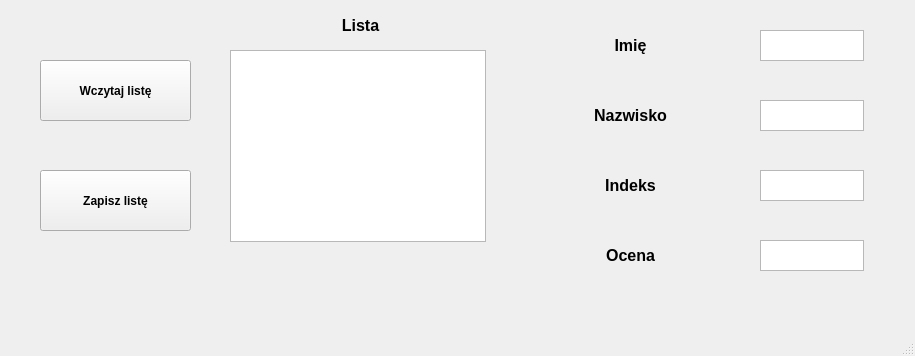
<?xml version="1.0" encoding="UTF-8"?>
<ui version="4.0">
 <class>MainWindow</class>
 <widget class="QMainWindow" name="MainWindow">
  <property name="geometry">
   <rect>
    <x>0</x>
    <y>0</y>
    <width>915</width>
    <height>356</height>
   </rect>
  </property>
  <property name="windowTitle">
   <string>MainWindow</string>
  </property>
  <widget class="QWidget" name="centralwidget">
   <widget class="QPushButton" name="pushButton">
    <property name="geometry">
     <rect>
      <x>40</x>
      <y>60</y>
      <width>151</width>
      <height>61</height>
     </rect>
    </property>
    <property name="font">
     <font>
      <pointsize>9</pointsize>
      <weight>75</weight>
      <bold>true</bold>
     </font>
    </property>
    <property name="text">
     <string>Wczytaj listę</string>
    </property>
   </widget>
   <widget class="QPushButton" name="pushButton_2">
    <property name="geometry">
     <rect>
      <x>40</x>
      <y>170</y>
      <width>151</width>
      <height>61</height>
     </rect>
    </property>
    <property name="font">
     <font>
      <pointsize>9</pointsize>
      <weight>75</weight>
      <bold>true</bold>
     </font>
    </property>
    <property name="text">
     <string>Zapisz listę</string>
    </property>
   </widget>
   <widget class="QTextEdit" name="textEdit">
    <property name="geometry">
     <rect>
      <x>760</x>
      <y>30</y>
      <width>104</width>
      <height>31</height>
     </rect>
    </property>
    <property name="font">
     <font>
      <family>Segoe UI</family>
      <pointsize>10</pointsize>
      <weight>75</weight>
      <bold>true</bold>
     </font>
    </property>
   </widget>
   <widget class="QTextEdit" name="textEdit_2">
    <property name="geometry">
     <rect>
      <x>760</x>
      <y>100</y>
      <width>104</width>
      <height>31</height>
     </rect>
    </property>
    <property name="font">
     <font>
      <family>Segoe UI</family>
      <pointsize>10</pointsize>
      <weight>75</weight>
      <bold>true</bold>
     </font>
    </property>
   </widget>
   <widget class="QTextEdit" name="textEdit_3">
    <property name="geometry">
     <rect>
      <x>760</x>
      <y>170</y>
      <width>104</width>
      <height>31</height>
     </rect>
    </property>
    <property name="font">
     <font>
      <family>Segoe UI</family>
      <pointsize>10</pointsize>
      <weight>75</weight>
      <bold>true</bold>
     </font>
    </property>
   </widget>
   <widget class="QTextEdit" name="textEdit_4">
    <property name="geometry">
     <rect>
      <x>760</x>
      <y>240</y>
      <width>104</width>
      <height>31</height>
     </rect>
    </property>
    <property name="font">
     <font>
      <family>Segoe UI</family>
      <pointsize>10</pointsize>
      <weight>75</weight>
      <bold>true</bold>
     </font>
    </property>
   </widget>
   <widget class="QListWidget" name="listWidget">
    <property name="geometry">
     <rect>
      <x>230</x>
      <y>50</y>
      <width>256</width>
      <height>192</height>
     </rect>
    </property>
    <property name="font">
     <font>
      <pointsize>10</pointsize>
      <weight>75</weight>
      <bold>true</bold>
     </font>
    </property>
   </widget>
   <widget class="QLabel" name="label">
    <property name="geometry">
     <rect>
      <x>230</x>
      <y>10</y>
      <width>261</width>
      <height>31</height>
     </rect>
    </property>
    <property name="font">
     <font>
      <pointsize>12</pointsize>
      <weight>75</weight>
      <bold>true</bold>
     </font>
    </property>
    <property name="layoutDirection">
     <enum>Qt::LeftToRight</enum>
    </property>
    <property name="text">
     <string>Lista</string>
    </property>
    <property name="alignment">
     <set>Qt::AlignCenter</set>
    </property>
   </widget>
   <widget class="QLabel" name="label_2">
    <property name="geometry">
     <rect>
      <x>550</x>
      <y>100</y>
      <width>161</width>
      <height>31</height>
     </rect>
    </property>
    <property name="font">
     <font>
      <pointsize>12</pointsize>
      <weight>75</weight>
      <bold>true</bold>
     </font>
    </property>
    <property name="layoutDirection">
     <enum>Qt::LeftToRight</enum>
    </property>
    <property name="text">
     <string>Nazwisko</string>
    </property>
    <property name="alignment">
     <set>Qt::AlignCenter</set>
    </property>
   </widget>
   <widget class="QLabel" name="label_3">
    <property name="geometry">
     <rect>
      <x>550</x>
      <y>30</y>
      <width>161</width>
      <height>31</height>
     </rect>
    </property>
    <property name="font">
     <font>
      <pointsize>12</pointsize>
      <weight>75</weight>
      <bold>true</bold>
     </font>
    </property>
    <property name="layoutDirection">
     <enum>Qt::LeftToRight</enum>
    </property>
    <property name="text">
     <string>Imię</string>
    </property>
    <property name="alignment">
     <set>Qt::AlignCenter</set>
    </property>
   </widget>
   <widget class="QLabel" name="label_6">
    <property name="geometry">
     <rect>
      <x>550</x>
      <y>170</y>
      <width>161</width>
      <height>31</height>
     </rect>
    </property>
    <property name="font">
     <font>
      <pointsize>12</pointsize>
      <weight>75</weight>
      <bold>true</bold>
     </font>
    </property>
    <property name="layoutDirection">
     <enum>Qt::LeftToRight</enum>
    </property>
    <property name="text">
     <string>Indeks</string>
    </property>
    <property name="alignment">
     <set>Qt::AlignCenter</set>
    </property>
   </widget>
   <widget class="QLabel" name="label_7">
    <property name="geometry">
     <rect>
      <x>550</x>
      <y>240</y>
      <width>161</width>
      <height>31</height>
     </rect>
    </property>
    <property name="font">
     <font>
      <pointsize>12</pointsize>
      <weight>75</weight>
      <bold>true</bold>
     </font>
    </property>
    <property name="layoutDirection">
     <enum>Qt::LeftToRight</enum>
    </property>
    <property name="text">
     <string>Ocena</string>
    </property>
    <property name="alignment">
     <set>Qt::AlignCenter</set>
    </property>
   </widget>
  </widget>
  <widget class="QMenuBar" name="menubar">
   <property name="geometry">
    <rect>
     <x>0</x>
     <y>0</y>
     <width>915</width>
     <height>21</height>
    </rect>
   </property>
  </widget>
  <widget class="QStatusBar" name="statusbar"/>
 </widget>
 <resources/>
 <connections/>
</ui>
